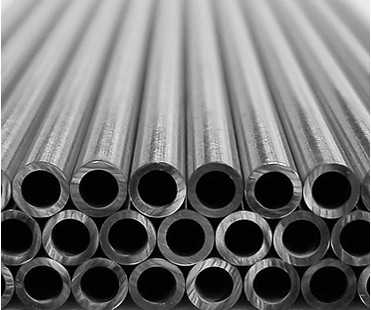
#> input picture resources/tubes1.jpg, 371 x 310 px
$ python counter.py
#> lines starting #> are read from the running program, lines starting #| are printed output that depends on the picture; after the words box and inside, x2 and y2 are one past the last pixel; in counts of white or black regions, pixels touching at a corner belong together
import cv2

im = cv2.imread('resources/tubes1.jpg')
#> im is the input picture: shape (310, 371, 3); min 0, max 255, mean 114.1

# imgGray = cv2.cvtColor(im, cv2.COLOR_BGR2GRAY)
# imgGray = cv2.GaussianBlur(imgGray, (7, 7), cv2.BORDER_DEFAULT)
# im = cv2.cvtColor(imgGray, cv2.COLOR_GRAY2BGR)

# converte imagem para escala HSV
hsv = cv2.cvtColor(im, cv2.COLOR_BGR2HSV)
#> hsv: shape (310, 371, 3); mean H, S, V 0, 0, 114.1

# binarizar a imagem utilizando o arquivo HSV
th, bw = cv2.threshold(hsv[:, :, 2], 0, 255, cv2.THRESH_BINARY_INV | cv2.THRESH_OTSU)
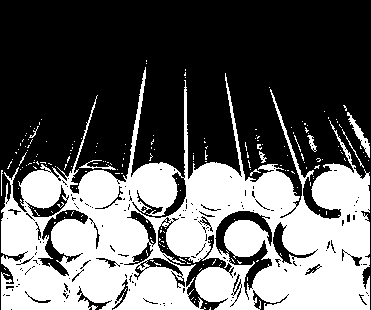
#> bw: shape (310, 371); 38.7% white; 199 white regions (188 under 20 px), largest, box (x1, y1, x2, y2) and area: (1, 67, 370, 310) 43296, (347, 112, 370, 158) 253, (79, 160, 116, 170) 91
#> th = 99

# th, bw = cv2.threshold(imgGray, 0, 255, cv2.THRESH_BINARY)

cv2.imshow('binary', bw)
# elemento estrutural necessario como parametro para operações de mudança morfologica
# neste caso, foi usado uma chamada para um elemento eliptico pois buscamos formas aproximadas
kernel = cv2.getStructuringElement(cv2.MORPH_ELLIPSE, (3, 3))

# operação o fechamento de regioes desnecessarias seguidas de uma dilatacao
# para gerar regioes com tamanho semelhante ao tamanho original
morph = cv2.morphologyEx(bw, cv2.MORPH_CLOSE, kernel)
#> morph: shape (310, 371); 40.9% white; 114 white regions (105 under 20 px), largest, box (x1, y1, x2, y2) and area: (0, 67, 371, 310) 46177, (343, 105, 371, 158) 299, (305, 127, 317, 152) 91


dist = cv2.distanceTransform(morph, cv2.DIST_L2, cv2.DIST_MASK_PRECISE)
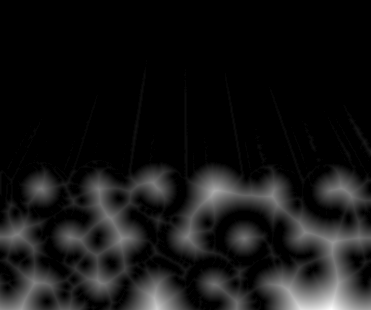
#> dist: shape (310, 371) float32; min 0, max 41.87, mean 3.5; drawn with min black and max white
cv2.imshow('dist', dist)

borderSize = 75

distborder = cv2.copyMakeBorder(dist, borderSize, borderSize, borderSize, borderSize,
                                cv2.BORDER_CONSTANT | cv2.BORDER_ISOLATED, 0)
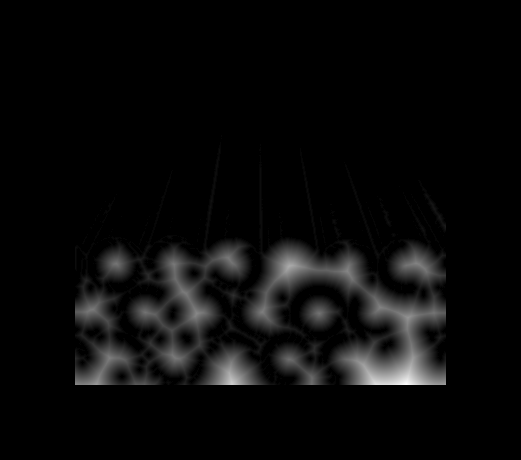
#> distborder: shape (460, 521) float32; min 0, max 41.87, mean 1.7; drawn with min black and max white

cv2.imshow('distborder', distborder)
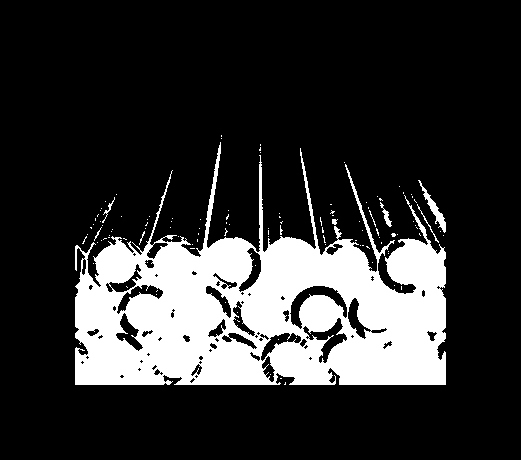
#> window 'distborder': shape (460, 521); 19.6% white; 114 white regions (105 under 20 px), largest, box (x1, y1, x2, y2) and area: (75, 142, 446, 385) 46177, (418, 180, 446, 233) 299, (380, 202, 392, 227) 91

gap = 10
kernel2 = cv2.getStructuringElement(cv2.MORPH_ELLIPSE, (2*(borderSize-gap)+1, 2*(borderSize-gap)+1))
kernel2 = cv2.copyMakeBorder(kernel2, gap, gap, gap, gap,
                                cv2.BORDER_CONSTANT | cv2.BORDER_ISOLATED, 0)
distTempl = cv2.distanceTransform(kernel2, cv2.DIST_L2, cv2.DIST_MASK_PRECISE)
nxcor = cv2.matchTemplate(distborder, distTempl, cv2.TM_CCOEFF_NORMED)
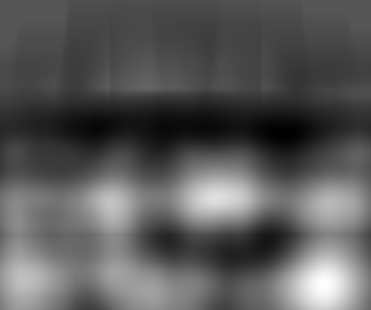
#> nxcor: shape (310, 371) float32; min -0.316, max 0.623, mean 0.015; drawn with min black and max white
mn, mx, _, _ = cv2.minMaxLoc(nxcor)
#> mn = -0.316; mx = 0.623
th, peaks = cv2.threshold(nxcor, mx*0.5, 255, cv2.THRESH_BINARY)
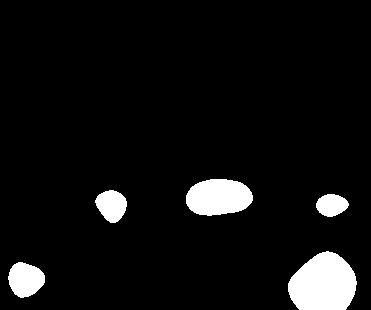
#> peaks: shape (310, 371) float32; 6.4% white; 5 white regions, box (x1, y1, x2, y2) and area: (288, 251, 357, 310) 3125, (186, 179, 253, 216) 1967, (8, 262, 45, 298) 975, (95, 190, 127, 223) 752, (316, 194, 349, 217) 558
#> th = 0.311
peaks8u = cv2.convertScaleAbs(peaks)
#> peaks8u: shape (310, 371); 6.4% white; 5 white regions
contours, hierarchy = cv2.findContours(peaks8u, cv2.RETR_CCOMP, cv2.CHAIN_APPROX_SIMPLE)
#> contours = 5 contours; box (x1, y1, x2, y2) and area: (288, 251, 357, 310) 3034, (186, 179, 253, 216) 1889, (8, 262, 45, 298) 925, (95, 190, 127, 223) 708, (316, 194, 349, 217) 519
peaks8u = cv2.convertScaleAbs(peaks)    # to use as mask
for i in range(len(contours)):
    x, y, w, h = cv2.boundingRect(contours[i])
    _, mx, _, mxloc = cv2.minMaxLoc(dist[y:y+h, x:x+w], peaks8u[y:y+h, x:x+w])
    cv2.circle(im, (int(mxloc[0]+x), int(mxloc[1]+y)), int(mx), (255, 0, 0), 2)
    cv2.rectangle(im, (x, y), (x+w, y+h), (0, 255, 255), 2)
    cv2.drawContours(im, contours, i, (0, 0, 255), 2)
#> this loop made 5 passes
#> (x, y, w, h, mx, mxloc) on passes 1 to 5: (8, 262, 37, 36, 20.81, (26, 21)), (288, 251, 69, 59, 41.87, (43, 58)), (316, 194, 33, 23, 15.13, (14, 0)), (95, 190, 32, 33, 20.12, (14, 27)), (186, 179, 67, 37, 27.8, (28, 11))
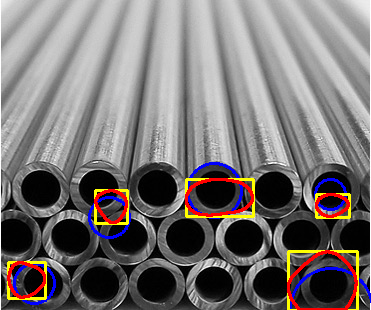
#> im: shape (310, 371, 3); 4.71% of pixels changed, all inside (x1, y1, x2, y2) = (7, 162, 371, 310)

cv2.imshow('circles', im)
cv2.waitKey(0)
cv2.destroyAllWindows()

$ run again, with resources/tubes2.jpg copied over resources/tubes1.jpg
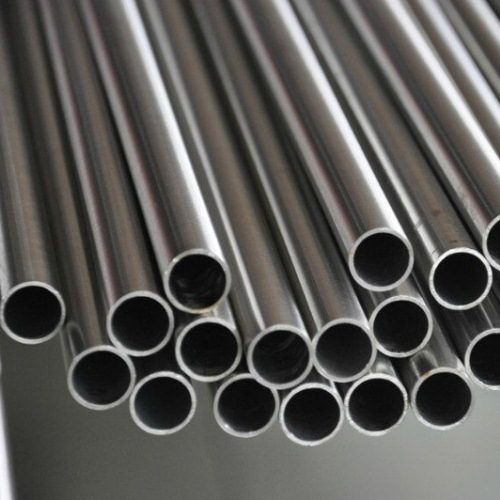
#> input picture resources/tubes2.jpg, 500 x 500 px
#> im is the input picture: shape (500, 500, 3); mean B, G, R 86.8, 89.8, 91.2
#> hsv: shape (500, 500, 3); mean H, S, V 34.5, 17.1, 91.9
#> `th, bw = cv2.threshold(hsv[:, :, 2], 0, 255, cv2.THRESH_BINARY_INV | c..`:
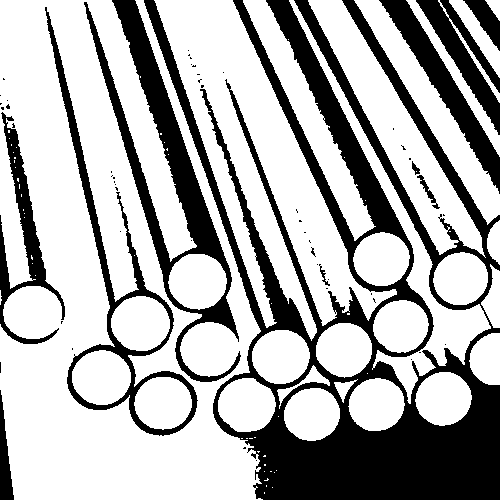
#> bw: shape (500, 500); 68.6% white; 57 black regions (46 under 20 px), largest, box (x1, y1, x2, y2) and area: (144, 0, 500, 500) 49492, (84, 0, 241, 382) 10561, (45, 7, 198, 436) 5463
#> `th, bw = cv2.threshold(hsv[:, :, 2], 0, 255, cv2.THRESH_BINARY_INV | c..`: th = 109
#> morph: shape (500, 500); 68.9% white; 27 black regions (13 under 20 px), largest, box (x1, y1, x2, y2) and area: (144, 0, 500, 500) 42153, (84, 0, 241, 382) 10533, (294, 0, 500, 310) 6978
#> `mn, mx, _, _ = cv2.minMaxLoc(nxcor)`: mn = -0.364; mx = 0.776
#> peaks: shape (500, 500) float32; 5.4% white; 5 white regions, box (x1, y1, x2, y2) and area: (40, 439, 226, 499) 6999, (177, 2, 242, 70) 3428, (0, 14, 47, 83) 2532, (287, 180, 305, 220) 497, (61, 221, 68, 232) 62
#> `th, peaks = cv2.threshold(nxcor, mx*0.5, 255, cv2.THRESH_BINARY)`: th = 0.388
#> peaks8u: shape (500, 500); 5.4% white; 5 white regions
#> contours = 5 contours; box (x1, y1, x2, y2) and area: (40, 439, 226, 499) 6794, (177, 2, 242, 70) 3334, (0, 14, 47, 83) 2449, (287, 180, 305, 220) 453, (61, 221, 68, 232) 49
#> the loop `for i in range(len(contours)):` made 5 passes
#> (x, y, w, h, mx, mxloc) on passes 1 to 5: (40, 439, 186, 60, 81.27, (55, 57)), (61, 221, 7, 11, 27.66, (2, 4)), (287, 180, 18, 40, 23.26, (17, 32)), (0, 14, 47, 69, 51.97, (0, 39)), (177, 2, 65, 68, 38.63, (34, 45))
#> after the loop `for i in range(len(contours)):`:
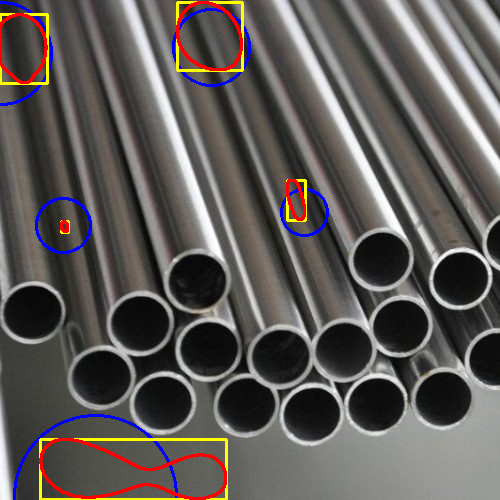
#> im: shape (500, 500, 3); 3.28% of pixels changed, all inside (x1, y1, x2, y2) = (0, 1, 329, 500)

$ run again, with resources/tubes3.jpg copied over resources/tubes1.jpg
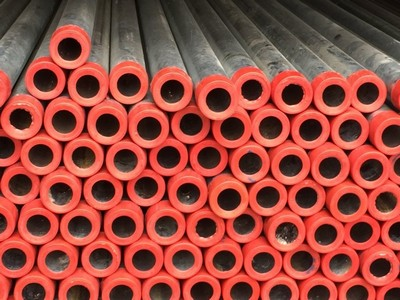
#> input picture resources/tubes3.jpg, 400 x 300 px
#> im is the input picture: shape (300, 400, 3); mean B, G, R 64.1, 74.3, 154.7
#> hsv: shape (300, 400, 3); mean H, S, V 13, 137.2, 154.7
#> `th, bw = cv2.threshold(hsv[:, :, 2], 0, 255, cv2.THRESH_BINARY_INV | c..`:
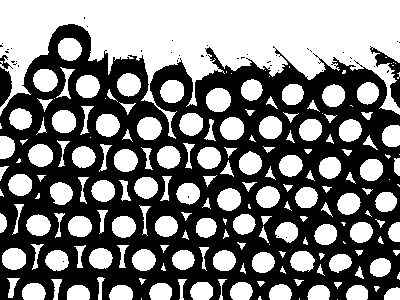
#> bw: shape (300, 400); 48.6% white; 191 white regions (36 under 20 px), largest, box (x1, y1, x2, y2) and area: (0, 0, 400, 139) 26001, (206, 88, 231, 112) 483, (137, 117, 162, 140) 455
#> `th, bw = cv2.threshold(hsv[:, :, 2], 0, 255, cv2.THRESH_BINARY_INV | c..`: th = 152
#> morph: shape (300, 400); 48.9% white; 183 white regions (28 under 20 px), largest, box (x1, y1, x2, y2) and area: (0, 0, 400, 139) 26331, (206, 88, 231, 112) 483, (137, 117, 162, 140) 455
#> `mn, mx, _, _ = cv2.minMaxLoc(nxcor)`: mn = -0.373; mx = 0.652
#> peaks: shape (300, 400) float32; 11.5% white; 2 white regions, box (x1, y1, x2, y2) and area: (106, 0, 394, 48) 11471, (0, 0, 52, 51) 2307
#> `th, peaks = cv2.threshold(nxcor, mx*0.5, 255, cv2.THRESH_BINARY)`: th = 0.326
#> peaks8u: shape (300, 400); 11.5% white; 2 white regions
#> contours = 2 contours; box (x1, y1, x2, y2) and area: (106, 0, 394, 48) 11168, (0, 0, 52, 51) 2222
#> the loop `for i in range(len(contours)):` made 2 passes
#> (x, y, w, h, mx, mxloc) on pass 1: (106, 0, 288, 48, 62.77, (60, 0))
#> after the loop `for i in range(len(contours)):`:
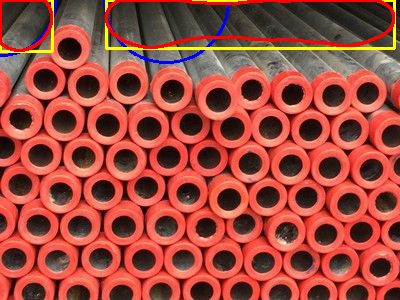
#> im: shape (300, 400, 3); 3.58% of pixels changed, all inside (x1, y1, x2, y2) = (0, 0, 396, 64)

$ run again, with resources/tubes4.jpg copied over resources/tubes1.jpg
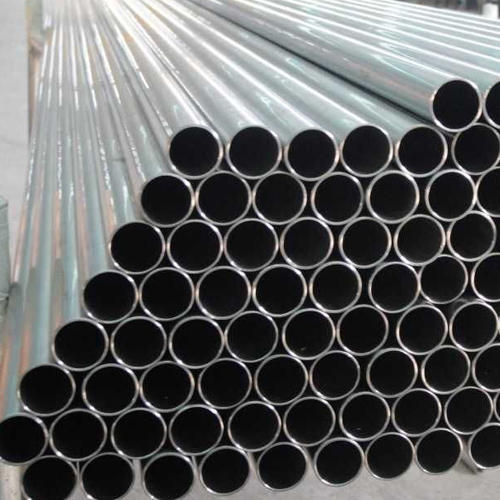
#> input picture resources/tubes4.jpg, 500 x 500 px
#> im is the input picture: shape (500, 500, 3); mean B, G, R 97.9, 97.8, 96.9
#> hsv: shape (500, 500, 3); mean H, S, V 52, 16.9, 99.8
#> bw: shape (500, 500); 51.6% white; 32 black regions (28 under 20 px), largest, box (x1, y1, x2, y2) and area: (0, 0, 500, 500) 118862, (0, 457, 34, 500) 904, (111, 432, 165, 500) 758, (176, 370, 230, 442) 317
#> `th, bw = cv2.threshold(hsv[:, :, 2], 0, 255, cv2.THRESH_BINARY_INV | c..`: th = 102
#> morph: shape (500, 500); 52.9% white; 124 black regions (84 under 20 px), largest, box (x1, y1, x2, y2) and area: (0, 0, 500, 466) 101509, (175, 409, 500, 500) 9004, (0, 457, 32, 500) 883
#> `mn, mx, _, _ = cv2.minMaxLoc(nxcor)`: mn = -0.289; mx = 0.413
#> peaks: shape (500, 500) float32; 5.7% white; 15 white regions, largest, box (x1, y1, x2, y2) and area: (17, 383, 114, 487) 6299, (439, 92, 491, 166) 3120, (436, 402, 487, 456) 1906
#> `th, peaks = cv2.threshold(nxcor, mx*0.5, 255, cv2.THRESH_BINARY)`: th = 0.207
#> peaks8u: shape (500, 500); 5.7% white; 15 white regions
#> contours = 15 contours; largest, box (x1, y1, x2, y2) and area: (17, 383, 114, 487) 6160, (439, 92, 491, 166) 3024, (436, 402, 487, 456) 1812, (178, 150, 284, 170) 1092, (442, 0, 481, 9) 276
#> the loop `for i in range(len(contours)):` made 15 passes
#> (x, y, w, h, mx, mxloc) on passes 1 to 8: (385, 451, 10, 8, 21.93, (4, 5)), (251, 426, 8, 8, 22.63, (2, 0)), (303, 419, 11, 12, 22.85, (5, 1)), (436, 402, 51, 54, 21.02, (33, 7)), (17, 383, 97, 104, 25.46, (31, 97)), (446, 363, 15, 9, 20.62, (1, 5)), (465, 320, 12, 10, 21.47, (9, 6)), (442, 276, 20, 14, 21.1, (1, 3))
#> after the loop `for i in range(len(contours)):`:
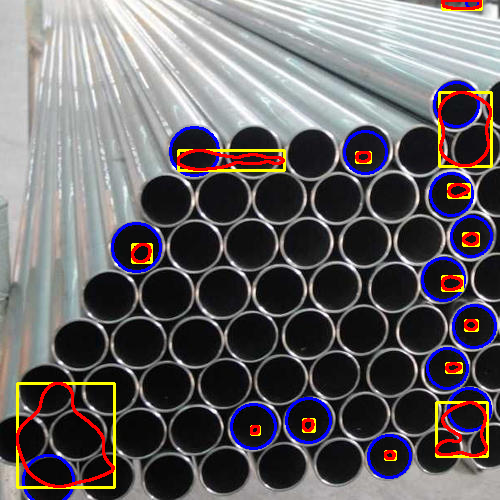
#> im: shape (500, 500, 3); 5.52% of pixels changed, all inside (x1, y1, x2, y2) = (16, 0, 497, 500)
